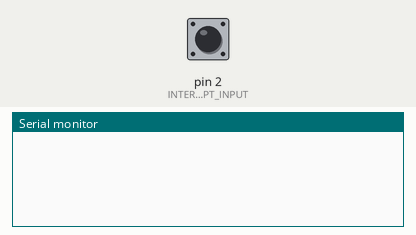
Recording of a sketch running on a simulated Arduino Uno, built with avr-gcc and run on an emulated ATmega328P. On the bench: the last lines printed to the serial monitor. Inputs (shaded band) come from the test bench; at power-on: pin 2 (INTERRUPT_INPUT) LOW.

Above: at 1.2 s.
1.3 s: pin 2 (INTERRUPT_INPUT) pulled HIGH for 0.15 s
At 2.3 s:
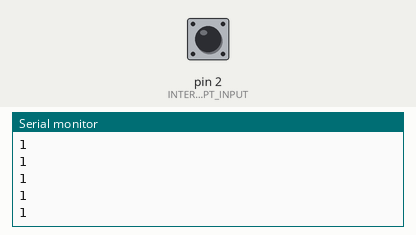
3.2 s: pin 2 (INTERRUPT_INPUT) pulled HIGH for 1 s
At 3.9 s:
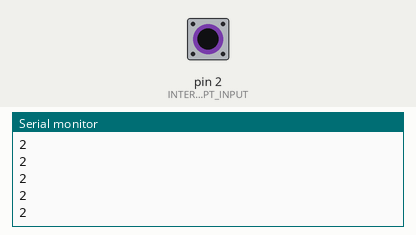
5.7 s: pin 2 (INTERRUPT_INPUT) pulled HIGH for 0.15 s
At 6.3 s:
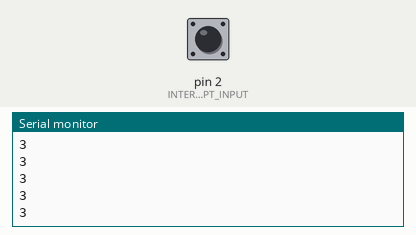
Timing chart, 0 to 8.7 s (numbered marks = the images above; inputs shaded):
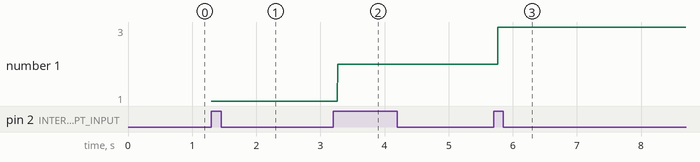

The sketch:

intruptpulsecounter.ino
```cpp
/*
Arduino UNO reads rising edge trigger pulses
on pin 2 and displays counter on serial plotter
*/
/* Pin assignments */
#define INTERRUPT_INPUT 2
int pulse_counter = 0;
void setup()
{
  Serial.begin(9600);
  // For noise suppression, enable pull up on interrupt pin
  // 10 kOhm resistor between pin2 and 5 volt
attachInterrupt(INTERRUPT_INPUT - 2,
                  interrupt_handler,
                  RISING);
}
void loop(){
  if (pulse_counter > 0)
  {
    Serial.println(pulse_counter);
  }
}
void interrupt_handler()
{
  pulse_counter = pulse_counter + 1;
}
```

Measured:
- after the input at 1.3 s, the serial monitor: prints a new line at once (image 1)
- after the input at 3.2 s, the serial monitor: prints a new line after 0.07 s (image 2)
- after the input at 5.7 s, the serial monitor: prints a new line after 0.07 s (image 3)
- plotted number 1: 1 → 2 after the input at 3.2 s, 2 → 3 after the input at 5.7 s
